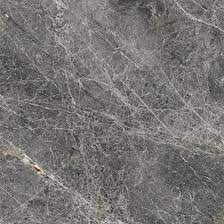
#> input picture Renk-Çatlak-Homojen/foto.jpg, 224 x 224 px
$ python homodeneme.py
#> lines starting #> are read from the running program, lines starting #| are printed output that depends on the picture; after the words box and inside, x2 and y2 are one past the last pixel; in counts of white or black regions, pixels touching at a corner belong together

import cv2
import numpy as np
import matplotlib.pyplot as plt

img_path = "foto.jpg"

img = cv2.imread(img_path)
#> img is the input picture: shape (224, 224, 3); mean B, G, R 114.7, 115.9, 119.1

# convert to grayscale
gray = cv2.cvtColor(img, cv2.COLOR_BGR2GRAY)

# convert to binary
ret, thresh = cv2.threshold(gray, 0, 255, cv2.THRESH_BINARY_INV + cv2.THRESH_OTSU)
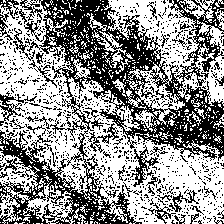
#> thresh: shape (224, 224); 56.9% white; black in thin lines or dots
#> ret = 119

# noise removal
kernel = np.ones((3, 3), np.uint8)
opening = cv2.morphologyEx(thresh, cv2.MORPH_OPEN, kernel, iterations=2)
#> opening: shape (224, 224); 11.2% white; 59 white regions (1 under 20 px), largest, box (x1, y1, x2, y2) and area: (160, 153, 202, 190) 916, (111, 0, 154, 34) 579, (3, 49, 38, 82) 459

# sure background area
sure_bg = cv2.dilate(opening, kernel, iterations=3)
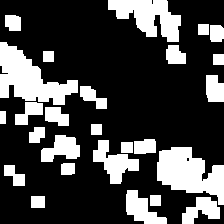
#> sure_bg: shape (224, 224); 27.2% white; 26 white regions, largest, box (x1, y1, x2, y2) and area: (0, 42, 78, 105) 2454, (157, 147, 224, 205) 2331, (108, 0, 181, 42) 1751

# Finding sure foreground area
dist_transform = cv2.distanceTransform(opening, cv2.DIST_L2, 5)
ret, sure_fg = cv2.threshold(dist_transform, 0.7 * dist_transform.max(), 255, 0)
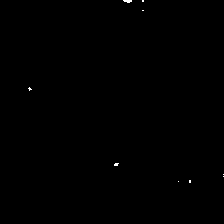
#> sure_fg: shape (224, 224) float32; 0.11% white in thin lines or dots, all inside (x1, y1, x2, y2) = (28, 0, 224, 183)
#> ret = 5.18

# Finding unknown region
sure_fg = np.uint8(sure_fg)
unknown = cv2.subtract(sure_bg, sure_fg)
#> unknown: shape (224, 224); 27.1% white; 26 white regions, largest, box (x1, y1, x2, y2) and area: (0, 42, 78, 105) 2446, (157, 147, 224, 205) 2322, (108, 0, 181, 42) 1725

# Marker labelling
ret, markers = cv2.connectedComponents(sure_fg)
#> markers: shape (224, 224) int32; 10 distinct labels, from 0 to 9
#> ret = 10

# Add one to all labels so that sure background is not 0, but 1
markers = markers + 1
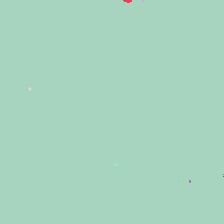
#> markers: shape (224, 224) int32; 10 distinct labels, from 1 to 10; one colour per label, 0 black

# Now, mark the region of unknown with zero
markers[unknown == 255] = 0
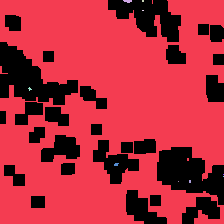
#> markers: shape (224, 224) int32; 11 distinct labels, from 0 to 10; one colour per label, 0 black

markers = cv2.watershed(img, markers)
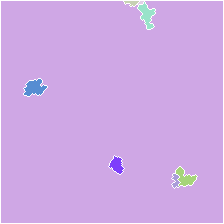
#> markers: shape (224, 224) int32; 9 distinct labels, from -1 to 10; one colour per label, 0 black, -1 white
img[markers == -1] = [255, 0, 0]
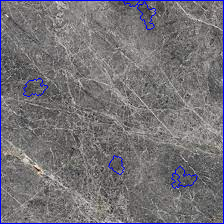
#> img: shape (224, 224, 3); 2.37% of pixels changed, all inside (x1, y1, x2, y2) = (0, 0, 224, 224)

plt.imshow(img)
plt.show()

# save image to desktop
cv2.imwrite('mermer-elazig-visne-sonuc.jpg', img)

$ run again, with Renk-Çatlak-Homojen/afyon-kaplan-postu.jpg copied over Renk-Çatlak-Homojen/foto.jpg
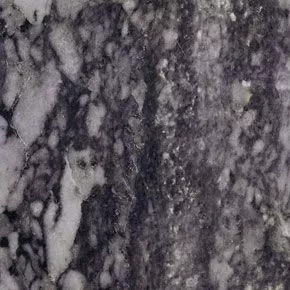
#> input picture Renk-Çatlak-Homojen/afyon-kaplan-postu.jpg, 290 x 290 px
#> img is the input picture: shape (290, 290, 3); mean B, G, R 92.4, 85.4, 91.7
#> `ret, thresh = cv2.threshold(gray, 0, 255, cv2.THRESH_BINARY_INV + cv2...`:
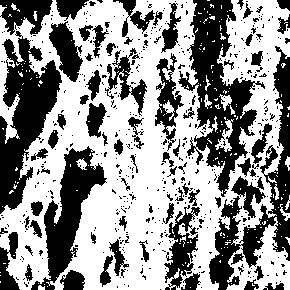
#> thresh: shape (290, 290); 57.6% white; 524 black regions (448 under 20 px), largest, box (x1, y1, x2, y2) and area: (178, 0, 265, 197) 6396, (0, 31, 62, 214) 5426, (209, 46, 290, 290) 4949
#> `ret, thresh = cv2.threshold(gray, 0, 255, cv2.THRESH_BINARY_INV + cv2...`: ret = 92
#> opening: shape (290, 290); 45.4% white; 56 white regions (1 under 20 px), largest, box (x1, y1, x2, y2) and area: (0, 0, 183, 290) 22984, (224, 0, 290, 152) 4413, (184, 159, 222, 271) 2237
#> sure_bg: shape (290, 290); 70.9% white; 47 black regions (19 under 20 px), largest, box (x1, y1, x2, y2) and area: (189, 0, 257, 188) 5812, (0, 26, 79, 208) 5086, (46, 151, 101, 290) 2852
#> `ret, sure_fg = cv2.threshold(dist_transform, 0.7 * dist_transform.max(..`: ret = 11.9
#> `ret, markers = cv2.connectedComponents(sure_fg)`: ret = 4
#> `img[markers == -1] = [255, 0, 0]`:
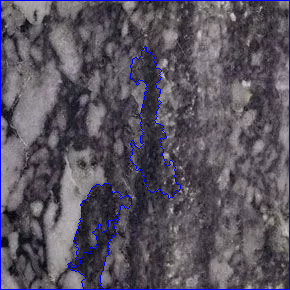
#> img: shape (290, 290, 3); 2.31% of pixels changed, all inside (x1, y1, x2, y2) = (0, 0, 290, 290)
